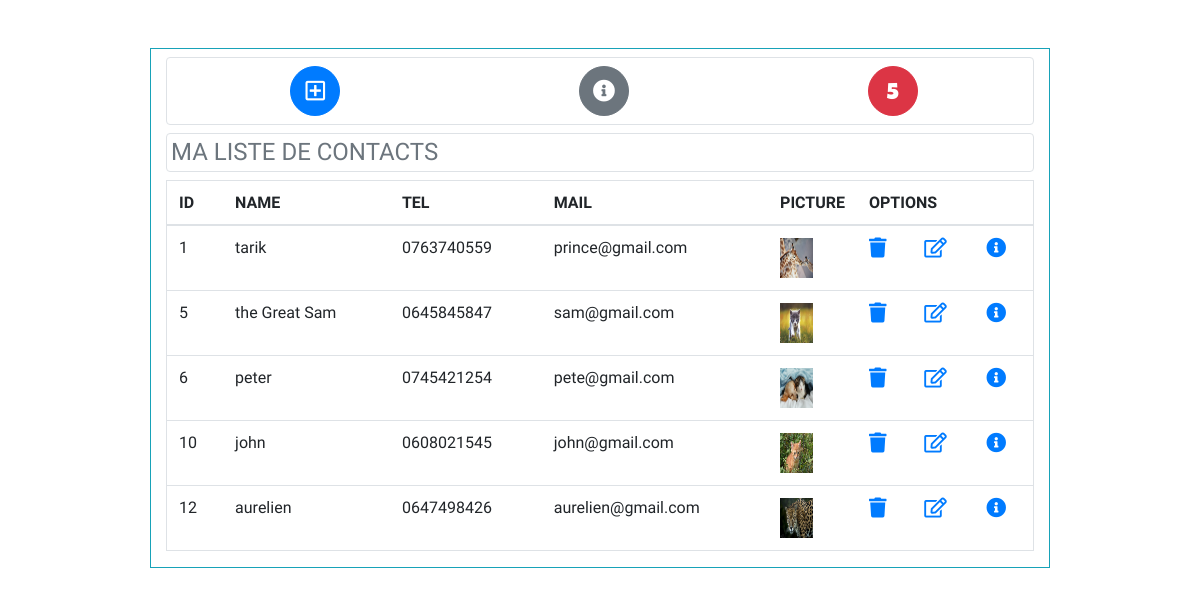
Screenshot of /index.php?controller=default&action=home with the database file from the repository.
### tables this page shows
CREATE TABLE `myContacts` (
  `id` int(11) NOT NULL,
  `name` varchar(250) NOT NULL,
  `tel` varchar(250) NOT NULL,
  `mail` varchar(250) NOT NULL,
  `picture` varchar(250) NOT NULL
);

### Controller/DefaultController.php (called while the page is built)
<?php
class DefaultController{
    public function home(){
        $contactManager = new ContactManager();
        $data = new ContactManager();
        $data->count();
        $contacts = $contactManager->selectAll();
        require ('View/home.php');
    }
}

### Model/Database.php (called while the page is built, shortened)
<?php
class Database{
    private $host = 'localhost';
    private $dbname = 'contacts';
    private $username = 'root';
    private $password = '';
    public function __construct(){
        try{
            $this->bdd = new PDO('mysql:host='.$this->host.';dbname='.$this->dbname,$this->username,$this->password);
        }
        catch(Exception $e) {
                die('Erreur '.$e->getMessage());
        }
    }
}
?>

### Model/ContactManager.php (called while the page is built, shortened)
<?php
    class ContactManager extends Database{
        public function selectAll()
        {
            $contacts = [];
            $sql = 'SELECT * FROM myContacts';
            foreach ($this->bdd->query($sql) as $row){
                $contacts[] = new Contact($row['id'],$row['name'],$row['tel'],$row['mail'],$row['picture']);
            }
            return $contacts;
        }
        public function count(){
            $count = $this->bdd->query('SELECT COUNT(*) AS nb FROM myContacts');
            $res = $count->fetch();
            $nb = $res['nb'];
            return $nb;
        }
    }
?>

### Model/Contact.php (called while the page is built, shortened)
<?php
class Contact{
    private $id;
    private $name;
    private $tel;
    private $mail;
    private $picture;
    public function __construct($id,$name,$tel,$mail,$picture){
        $this->id = $id;
        $this->name = $name;
        $this->tel = $tel;
        $this->mail = $mail;
        $this->picture = $picture;
    }
    public function getId()
    {
        return $this->id;
    }
    public function getName()
    {
        return $this->name;
    }
    public function getTel()
    {
        return $this->tel;
    }
    public function getMail()
    {
        return $this->mail;
    }
    public function getPicture()
    {
        return $this->picture;
    }
}
?>

### View/home.php (the view, shortened to what this page needs)
<!DOCTYPE html>
<html lang="en">
<head>
</head>
<body>
<div class="d-flex justify-content-center">
<div class="col-9 border border-info mt-5">
    <div class="d-flex justify-content-around border rounded mt-2 mb-2">
    <a class='pl-2' href="../tp_open/index.php?controller=contact&&action=addForm">
    <button style="border-radius:50%;width:50px;height:50px;font-size:1.4rem;" type='submit' class="btn btn-primary  mt-2 mb-2 text-uppercase">
        <i class="far fa-plus-square"></i>
    </button>
    </a>
        <a class='pl-2' href="#">
    <button style="border-radius:50%;width:50px;height:50px;font-size:1.4rem;" type='submit' class="btn btn-secondary  mt-2 mb-2 text-uppercase"><i class="fas fa-info-circle"></i></button>
    </a>
        <a class='pl-2' href="#">
    <button style="border-radius:50%;width:50px;height:50px;font-size:1.4rem;" type='submit' class="btn btn-danger mt-2 mb-2 text-uppercase">
        <?php
        echo $data->count();
        ?>
    </button>
    </a>
    </div>
    <h4 class="text-uppercase text-secondary border rounded p-1">ma liste de contacts</h4>
    <div>
        <table class="table border rounded">
        <thead class="text-uppercase">
            <tr>
                <th>id</th>
                <th>name</th>
                <th>tel</th>
                <th>mail</th>
                <th>picture</th>
                <th colspan="3">options</th>
            </tr>
        </thead>
        <tbody>
            <tr><?php foreach ($contacts as $contact){?>
                <td><?=$contact->getId();?></td>
                <td><?=$contact->getName();?></td>
                <td><?=$contact->getTel();?></td>
                <td><?=$contact->getMail();?></td>
                <td width="10%"><img width=50% height=40px src="assets/<?=$contact->getPicture();?>"</td>
                <td class="lead"><a href="../tp_open/index.php?controller=contact&action=delete&id=<?php echo $contact->getId()?>"><i class="fas fa-trash"></i></a></td>
                <td class="lead"><a href="../tp_open/index.php?controller=contact&action=updateForm&id=<?php echo $contact->getId()?>"><i class="far fa-edit"></i></a></td>
                <td class="lead"><a title="voir les details" href="../tp_open/index.php?controller=contact&action=displayOne&id=<?php echo $contact->getId()?>"><i class="fas fa-info-circle"></i></a></td>
            </tr>
                <?php
            }?>
        </tbody>
        </table>
    </div>
</div>
</div>
</body>
</html>

### index.php (shortened to what this page needs)
<?php
if ($_GET['controller'] === 'default' && $_GET['action'] === 'home'){
    $myPage = new DefaultController();
    $myPage->home();
}
?>

### rows the page displays
mycontacts: id "1", name "tarik", tel "0763740559", mail "prince@gmail.com", picture (picture)
mycontacts: id "5", name "the Great Sam", tel "0645845847", mail "sam@gmail.com", picture (picture)
mycontacts: id "6", name "peter", tel "0745421254", mail "pete@gmail.com", picture (picture)
mycontacts: id "10", name "john", tel "0608021545", mail "john@gmail.com", picture (picture)
mycontacts: id "12", name "aurelien", tel "0647498426", mail "aurelien@gmail.com", picture (picture)

### other values shown
$data->count() "5"
